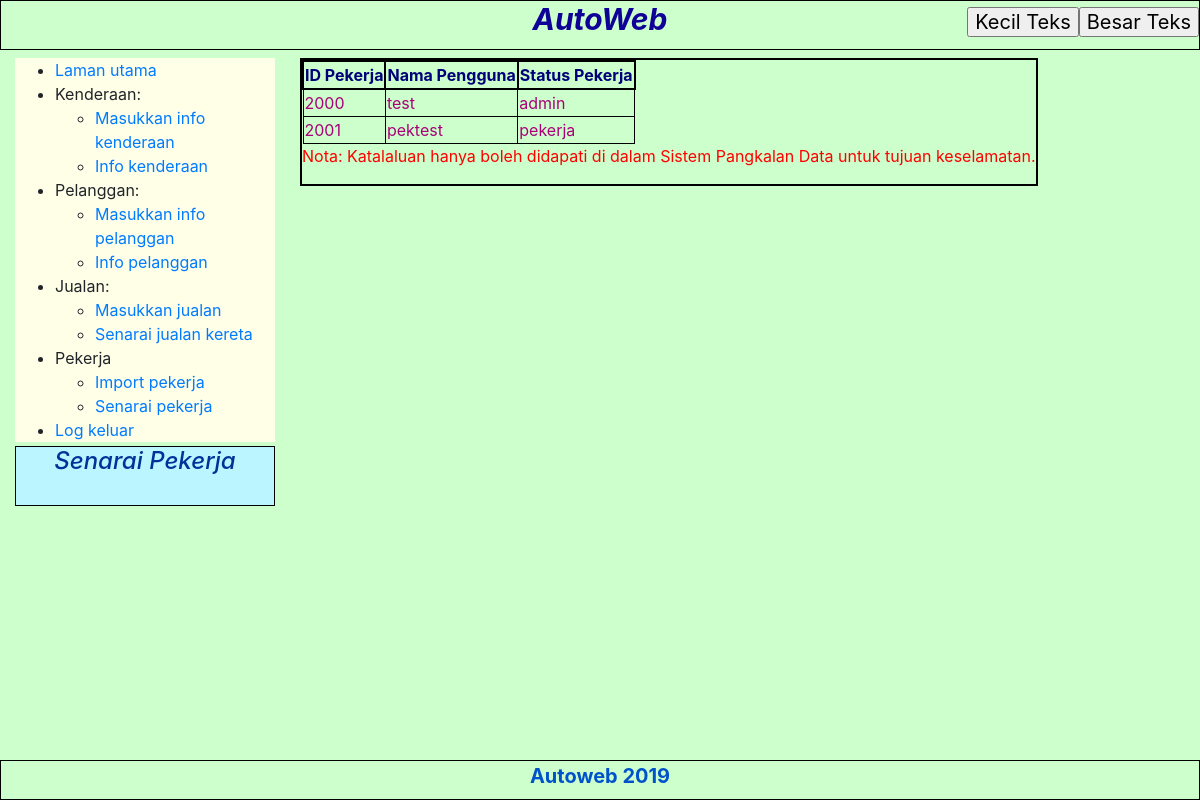
The page /admin/asenaraipek.php (signed in) on the database its author committed.
### tables this page shows
CREATE TABLE `pengguna` (
  `idPekerja` int(10) NOT NULL,
  `namaPengguna` varchar(40) NOT NULL,
  `kataLaluan` varchar(40) NOT NULL,
  `statusPengguna` varchar(10) NOT NULL DEFAULT 'pekerja'
);

### admin/asenaraipek.php (the view, shortened to what this page needs)
<?php
require_once('../dbcon.php');
?>
<!DOCTYPE html>
<html lang="en">
<head>
    <link rel="stylesheet" href="../bootstrap.css">
    <link rel="stylesheet" href="../general.css" type="text/css">
    <link rel="stylesheet" href="../senarai.css" type="text/css">
</head>
<body>
<header>  <h2>AutoWeb
        <center>
        <input type="button" value="Besar Teks" onClick="zoomIn()" style="position:RELATIVE;bottom:30px;float: right;font-size:20px;"/>
        <input type="button" value="Kecil Teks" onClick="zoomOut()" style="position:RELATIVE;bottom:30px;float: right;font-size:20px;"/>
        </center>
    </h2>
</header>
<div class="container">
    <div class="selection">
        <ul>
            <li><a href="./ahome.php">Laman utama</a></li>
            <li>Kenderaan:</li>
            <ul>
            <li><a href="./amasukken.php">Masukkan info kenderaan</a></li>
            <li><a href="./ainfoken.php">Info kenderaan</a></li>
            </ul>
            <li>Pelanggan:</li>
            <ul>
            <li><a href="./amasukinfo.php">Masukkan info pelanggan</a></li>
            <li><a href="./ainfo.php">Info pelanggan</a></li>
            </ul>
            <li>Jualan:</li>
            <ul>
            <li><a href="./amasukjual.php">Masukkan jualan</a></li>
            <li><a href="./asenaraijual.php">Senarai jualan kereta</a></li>
            </ul>
            <li>Pekerja</li>
            <ul>
            <li><a href="./aimport.php">Import pekerja</a></li>
            <li><a href="./asenaraipek.php">Senarai pekerja</a></li>
            </ul>
            <li><a href="../logout.php">Log keluar</a></li>
        </ul>
    </div>
    <br><br>
    <div class="text">
    <h4> Senarai Pekerja </h4>
    </div>
</div>
<div class="blank">
    <table class="main">
        <tr>
            <th>ID Pekerja</th>
            <th>Nama Pengguna</th>
            <th>Status Pekerja</th>
        </tr>
        <?php
        $sql="SELECT * FROM pengguna";
        $result = mysqli_query($con,$sql);
        if(mysqli_num_rows($result) > 0 ){
          while($row=mysqli_fetch_assoc($result)){
              echo"<tr><td>" . $row['idPekerja']."</td><td>" . $row['namaPengguna']."</td><td>"
              . $row['statusPengguna']."</td></tr>";
          }
          echo"</table>";
        }
        else{
            echo "no result";
        }
        ?>
    <p class="note">Nota: Katalaluan hanya boleh didapati di dalam Sistem Pangkalan Data untuk tujuan keselamatan.</p>
</div>
<footer>Autoweb 2019</footer>
</body>
</html>

### general.css (style rules this page uses)
h2 { width:max; height:50px; border:1px solid black; color:rgb(15, 0, 151); text-align:center; font-size:30px; font-weight:bold; font-style:oblique; }
body { background-color: rgb(204,255,204); width: 100%; height: 100%; }
.container { position: absolute; left: 0px; width: 100%; text-align:left; }
.selection { background-color: rgb(255, 255, 232); align-items: left; width: 260px; height:100%; }
footer { position: absolute; bottom:0; width:100%; height:40px; border:1px solid black; margin-left:auto; margin-right:auto; text-align:center; font-size:16px; color: rgb(0, 82, 204); font-weight: bold; font-size:20px; }
.text { position:absolute; background-color: rgb(187, 245, 255); width:260px; height:60px; border:1px solid black; font-style: italic; text-align: center; bottom:0; }
h4 { color:rgb(0,51,153); }

### senarai.css (style rules this page uses)
.blank { position: absolute; left:300px; border: 2.5px solid black; }
.main { position: relative; }
th { color:rgb(0,0,120); border:2px solid black; }
td { color:rgb(170,0,120); border:1px solid black; }
.note { color:red; }

### rows shown on the page
pengguna: idPekerja "2000", namaPengguna "test", statusPengguna "admin"
pengguna: idPekerja "2001", namaPengguna "pektest", statusPengguna "pekerja"
